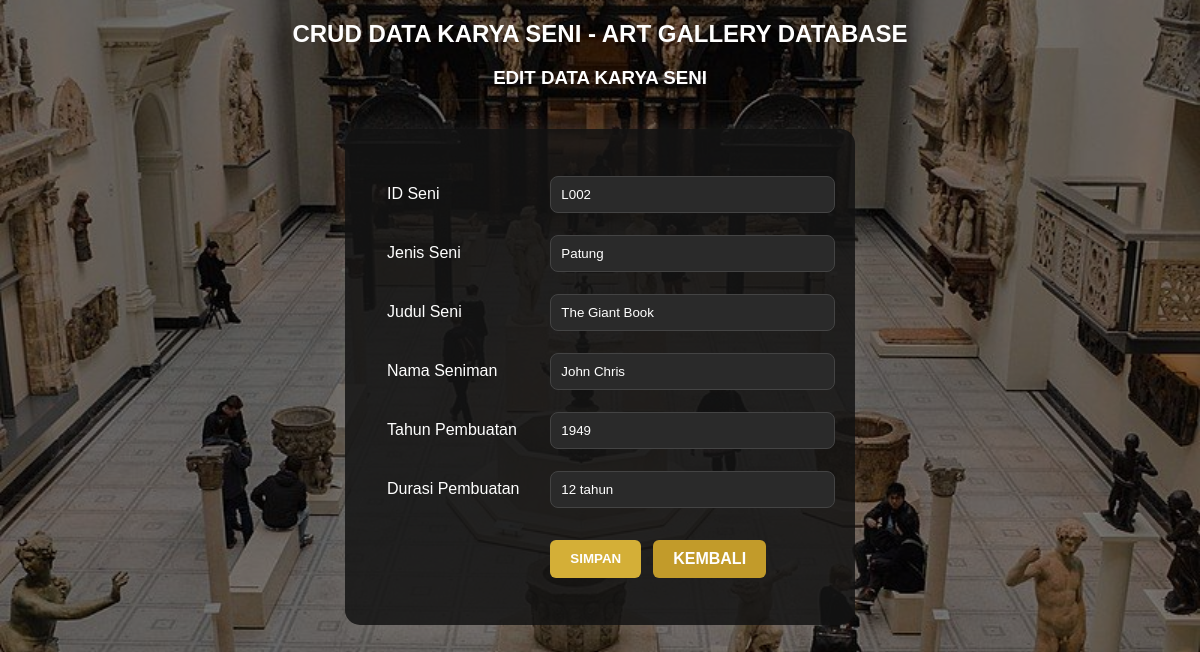
The page /update.php?ID_Seni=L002 on the database its author committed.
### tables this page shows
CREATE TABLE `dataseni` (
  `ID_Seni` varchar(500) NOT NULL,
  `Jenis_Seni` text NOT NULL,
  `Judul_Seni` varchar(500) NOT NULL,
  `Nama_Seniman` varchar(500) NOT NULL,
  `Tahun_Pembuatan` int NOT NULL,
  `Durasi_Pembuatan` varchar(500) NOT NULL
);

### update.php (the view, shortened to what this page needs)
<!DOCTYPE html>
<html>
<head>
    <link rel="stylesheet" href="update.css" />
</head>
<body>
    <h2>CRUD DATA KARYA SENI - ART GALLERY DATABASE</h2>
    <h3>EDIT DATA KARYA SENI</h3>
    <?php
    include 'koneksi.php';
    $ID_Seni = $_GET['ID_Seni'];
    $data = mysqli_query($koneksi, "SELECT * FROM dataseni WHERE ID_Seni='$ID_Seni'");
    while($d = mysqli_fetch_array($data)){
    ?>
        <form method="post" action="ubah.php">
            <table>
                <tr>
                    <td>ID Seni</td>
                    <td>
                        <input type="text" value="<?php echo $d['ID_Seni']; ?>" disabled>
                    </td>
                </tr>
                <tr>
                    <td>Jenis Seni</td>
                    <td><input type="text" name="Jenis_Seni" value="<?php echo $d['Jenis_Seni']; ?>"></td>
                </tr>
                <tr>
                    <td>Judul Seni</td>
                    <td><input type="text" name="Judul_Seni" value="<?php echo $d['Judul_Seni']; ?>"></td>
                </tr>
                <tr>
                    <td>Nama Seniman</td>
                    <td><input type="text" name="Nama_Seniman" value="<?php echo $d['Nama_Seniman']; ?>"></td>
                </tr>
                <tr>
                    <td>Tahun Pembuatan</td>
                    <td><input type="number" name="Tahun_Pembuatan" value="<?php echo $d['Tahun_Pembuatan']; ?>"></td>
                </tr>
                <tr>
                    <td>Durasi Pembuatan</td>
                    <td><input type="text" name="Durasi_Pembuatan" value="<?php echo $d['Durasi_Pembuatan']; ?>"></td>
                </tr>
                <tr>
                    <td></td>
                    <td class="button-group">
                        <input type="submit" value="SIMPAN">
                        <a href="showtabel.php" class="btn-back">KEMBALI</a>
                    </td>
                </tr>
            </table>
        </form>
    <?php
    }
    ?>
</body>
</html>

### update.css (style rules this page uses)
body { font-family: 'Poppins', sans-serif; margin: 0; padding: 0; min-height: 100vh; background: url('regis1.jpg') no-repeat center center fixed; background-size: cover; position: relative; }
body::before { content: ""; position: fixed; top: 0; left: 0; width: 100%; height: 100%; background-color: rgba(0, 0, 0, 0.5); z-index: -1; }
h2, h3 { text-align: center; color: #fff; position: relative; margin-bottom: 10px; }
form { background: rgba(20, 20, 20, 0.85); width: 430px; margin: 40px auto; padding: 35px 40px; border-radius: 15px; box-shadow: 0 0 25px rgba(255, 255, 255, 0.1); color: #fff; position: relative; z-index: 1; }
table { width: 100%; }
td { padding: 10px 0; }
input[type="text"], input[type="number"] { width: 100%; padding: 10px; background-color: #2a2a2a; border: 1px solid #444; border-radius: 8px; color: #fff; outline: none; transition: 0.3s; }
.button-group { display: flex; justify-content: flex-start; gap: 12px; margin-top: 10px; }
input[type="submit"], .btn-back { display: inline-block; padding: 10px 20px; border-radius: 6px; text-decoration: none; font-weight: bold; color: white; cursor: pointer; transition: 0.3s; border: none; }
input[type="submit"] { background-color: #d4af37; }
.btn-back { background-color: #c29b2a; }

### rows shown on the page
dataseni: ID_Seni "L002", Jenis_Seni "Patung", Judul_Seni "The Giant Book", Nama_Seniman "John Chris", Tahun_Pembuatan "1949", Durasi_Pembuatan "12 tahun"
